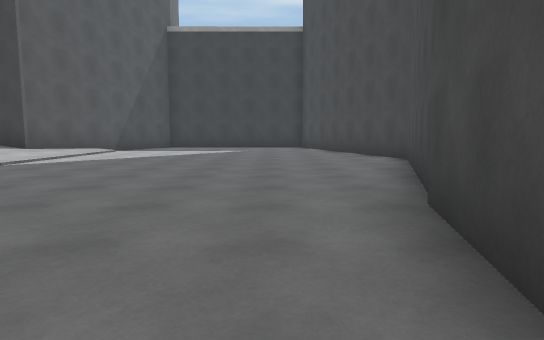
view 1 (above)

15 first-person views from a walk through a scene from a Unity 3-D project. The camera is 1.2 m above the floor, tilts 6° down and sees 75° across. The floor is counted in squares, 2 m on a side. Each view is taken from the middle of a square. On the plan, view 1 faces up. The plan holds only what a view shows up to about 10 squares ahead; the rest is blank. The place goes on beyond the plan. Some surface patterns are stand-ins.

view 2
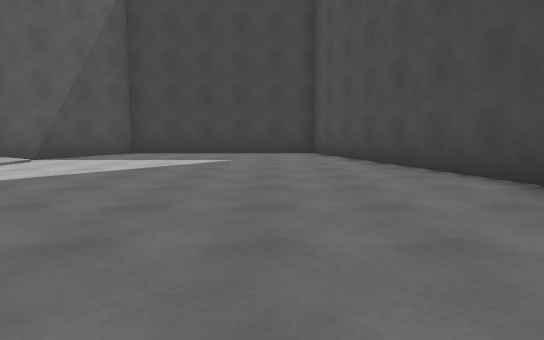

view 3
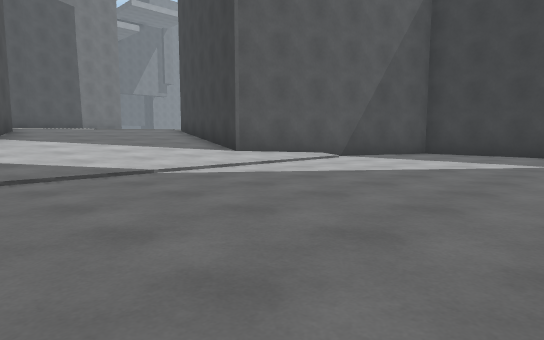

view 4
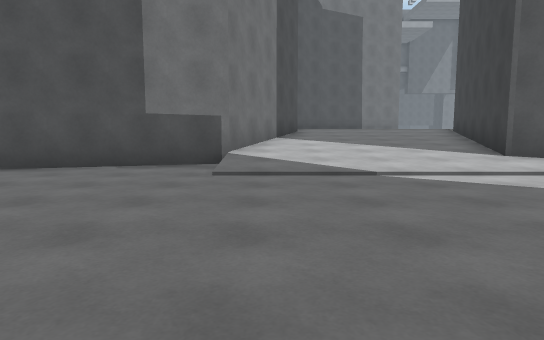

view 5
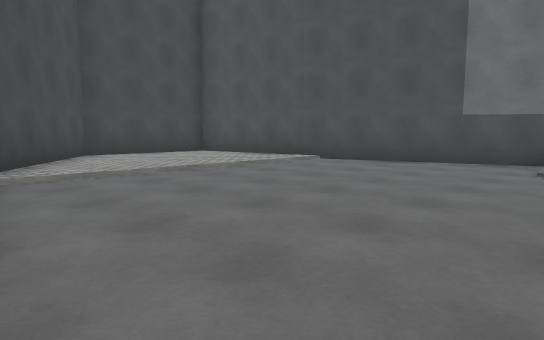

view 6
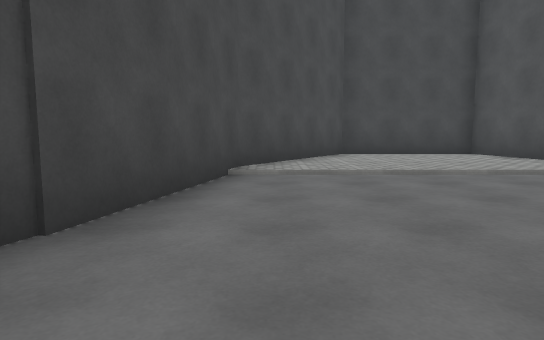

view 7
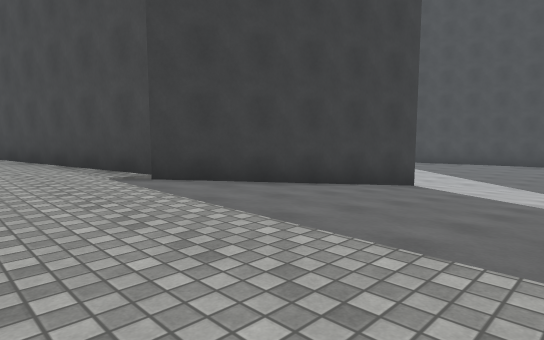

view 8
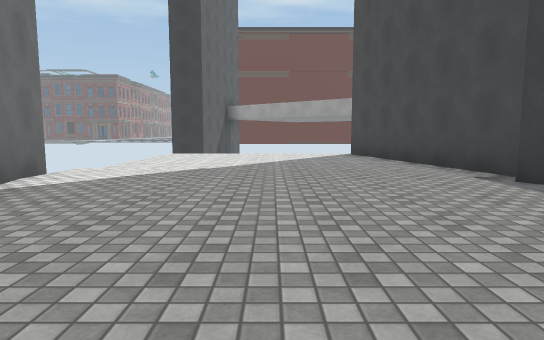

view 9
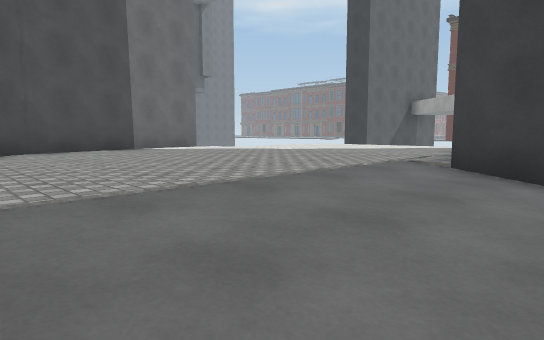

view 10
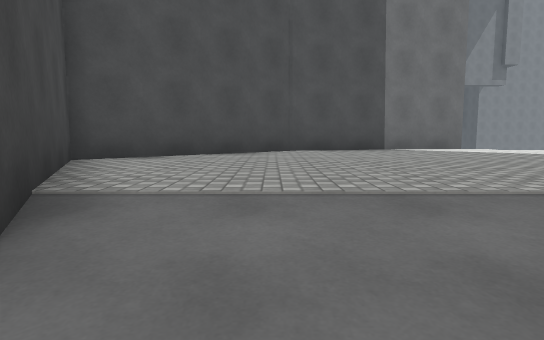

view 11
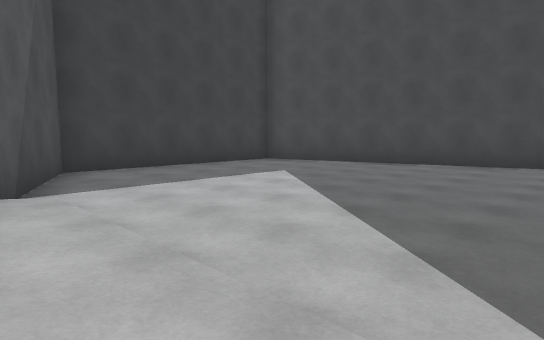

view 12
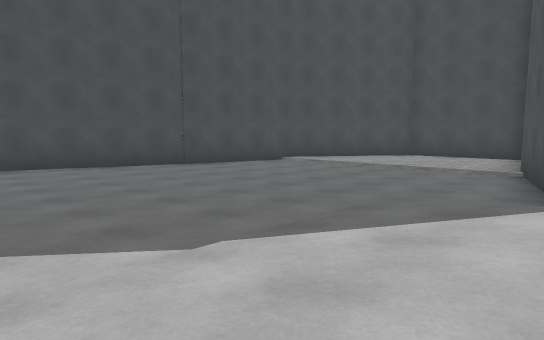

view 13
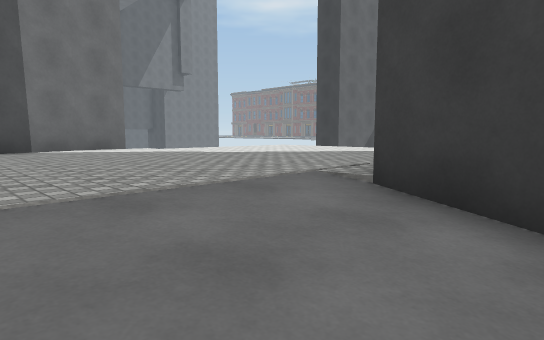

view 14
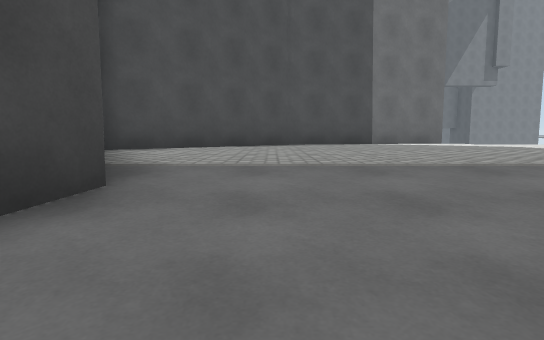

view 15
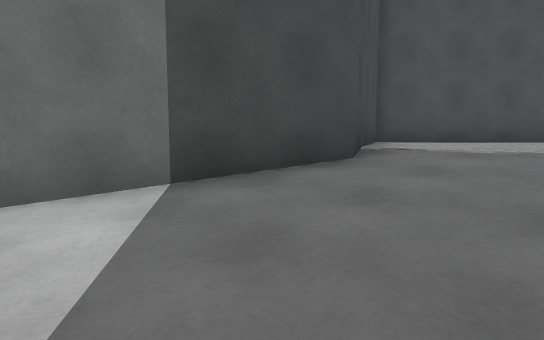

### Floor plan
Key: @ floor where view 1 was taken; # wall or solid block; . main floor; : floor 0.25 m higher than the main floor; + floor 0.75 m higher than the main floor; * floor 1 m higher than the main floor; % floor 1.25 m higher than the main floor; & floor 1.5 m higher than the main floor; / step, stairs or slope.
Columns run from 19 left of view 1 to 3 right of it. Each row starts with its distance up from view 1.
 16   &&&&&#
 15   &&&&&#      ########
 14   &&&&&#      #......#
 13   &&&&&##    ##......#
 12  &&&&&&&#    #.......##
 11 #&&&&&&&###  #/.......#
 10 #&&&&&&%/*####/.......#
  9 ##&&&&&%///////.......#
  8  #&&&&&%///////.......#
  7  ##&&&&%///////.......#
  6   #&&&&%///////.......#
  5   ##&&#####+///......##
  4    ####   ###//......#
  3             #........#
  2             #.......##
  1             ##......#
  0              #/////@#
 -1              #::::::#
 -2              #:::::##
 -3              #::::##
 -4              ######

Positions as (right, up) in squares from view 1, and headings:
1: (0, 0), facing up
2: (0, 4), facing up
3: (0, 4), facing up-left
4: (0, 5), facing left
5: (1, 5), facing down-left
6: (0, 5), facing down
7: (-14, 6), facing up-right
8: (-15, 6), facing up
9: (-10, 6), facing up-left
10: (-10, 7), facing left
11: (-6, 7), facing up-right
12: (-7, 8), facing down-right
13: (-10, 8), facing up-left
14: (-9, 7), facing left
15: (-8, 8), facing down-left
